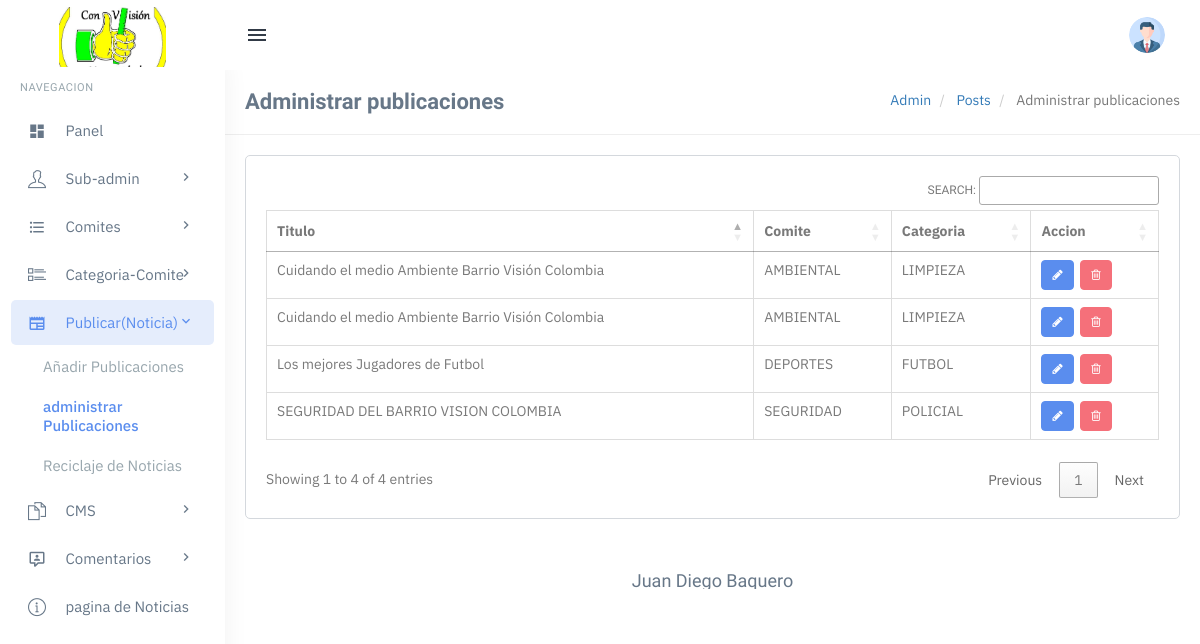
Page /Noticias/admin/manage-posts.php (signed in) on the committed database.
### tables this page shows
CREATE TABLE `tblposts` (
  `id` int(11) NOT NULL,
  `PostTitle` longtext DEFAULT NULL,
  `CategoryId` int(11) DEFAULT NULL,
  `SubCategoryId` int(11) DEFAULT NULL,
  `PostDetails` longtext DEFAULT NULL,
  `PostingDate` timestamp NULL DEFAULT current_timestamp(),
  `UpdationDate` timestamp NULL DEFAULT NULL ON UPDATE current_timestamp(),
  `Is_Active` int(1) DEFAULT NULL,
  `PostUrl` mediumtext DEFAULT NULL,
  `PostImage` varchar(255) DEFAULT NULL,
  `viewCounter` int(11) DEFAULT NULL,
  `postedBy` varchar(255) DEFAULT NULL,
  `lastUpdatedBy` varchar(255) DEFAULT NULL
);

CREATE TABLE `tblcategory` (
  `id` int(11) NOT NULL,
  `CategoryName` varchar(200) DEFAULT NULL,
  `Description` mediumtext DEFAULT NULL,
  `PostingDate` timestamp NULL DEFAULT current_timestamp(),
  `UpdationDate` timestamp NULL DEFAULT NULL ON UPDATE current_timestamp(),
  `Is_Active` int(1) DEFAULT NULL
);

CREATE TABLE `tblsubcategory` (
  `SubCategoryId` int(11) NOT NULL,
  `CategoryId` int(11) DEFAULT NULL,
  `Subcategory` varchar(255) DEFAULT NULL,
  `SubCatDescription` mediumtext DEFAULT NULL,
  `PostingDate` timestamp NOT NULL DEFAULT current_timestamp(),
  `UpdationDate` timestamp NULL DEFAULT NULL ON UPDATE current_timestamp(),
  `Is_Active` int(1) DEFAULT NULL
);

### Noticias/admin/manage-posts.php (the view, shortened to what this page needs)
<?php
   include('includes/config.php');
   if(strlen($_SESSION['login'])==0)
     {
   header('location:index.php');
   }
   else{
   ?>
<?php include('includes/topheader.php');?>
<?php include('includes/leftsidebar.php');?>
<div class="content-page">
<div class="content">
   <div class="container">
      <div class="row">
         <div class="col-xs-12">
            <div class="page-title-box">
               <h4 class="page-title">Administrar publicaciones </h4>
               <ol class="breadcrumb p-0 m-0">
                  <li>
                     <a href="#">Admin</a>
                  </li>
                  <li>
                     <a href="#">Posts</a>
                  </li>
                  <li class="active">
                  Administrar publicaciones
                  </li>
               </ol>
               <div class="clearfix"></div>
            </div>
         </div>
      </div>
      <div class="row">
         <div class="col-sm-12">
            <div class="card-box">
               <div class="table-responsive">
                  <table class="table table-bordered" id="example">
                     <thead>
                        <tr>
                           <th>Titulo</th>
                           <th>Comite</th>
                           <th>Categoria</th>
                           <th>Accion</th>
                        </tr>
                     </thead>
                     <tbody>
                        <?php
                           $query=mysqli_query($con,"select tblposts.id as postid,tblposts.PostTitle as title,tblcategory.CategoryName as category,tblsubcategory.Subcategory as subcategory from tblposts left join tblcategory on tblcategory.id=tblposts.CategoryId left join tblsubcategory on tblsubcategory.SubCategoryId=tblposts.SubCategoryId where tblposts.Is_Active=1 ");
                           $rowcount=mysqli_num_rows($query);
                           if($rowcount==0)
                           {
                           ?>
                        <tr>
                           <td colspan="4" align="center">
                              <h3 style="color:red">No record found</h3>
                           </td>
                        <tr>
                           <?php
                              } else {
                              while($row=mysqli_fetch_array($query))
                              {
                              ?>
                        <tr>
                           <td><?php echo htmlentities($row['title']);?></td>
                           <td><?php echo htmlentities($row['category'])?></td>
                           <td><?php echo htmlentities($row['subcategory'])?></td>
                           <td><a  class="btn btn-primary btn-sm" href="edit-post.php?pid=<?php echo htmlentities($row['postid']);?>"><i class="fa fa-pencil"></i></a>
                              &nbsp;<a class="btn btn-danger btn-sm" href="manage-posts.php?pid=<?php echo htmlentities($row['postid']);?>&&action=del" onclick="return confirm('Do you reaaly want to delete ?')"> <i class="fa fa-trash-o"></i></a>
                           </td>
                        </tr>
                        <?php } }?>
                     </tbody>
                  </table>
               </div>
            </div>
         </div>
      </div>
   </div>
</div>
<?php include('includes/footer.php');?>
<?php } ?>

### Noticias/admin/assets/css/core.css (style rules this page uses)
body { font-family: "IBM Plex Sans", "Oxygen", "Ubuntu", "Cantarell", "Fira Sans", sans-serif; margin: 0; padding-bottom: 60px; overflow-x: hidden; color: #797979; }
html { position: relative; min-height: 100%; }
.h1, .h2, .h3, .h4, .h5, .h6, h1, h2, h3, h4, h5, h6 { color: #677788; font-family: 'Hind Madurai', sans-serif; margin: 10px 0; }
* { outline: none !important; }
.container { width: auto; }
.p-0 { padding: 0 !important; }
.m-0 { margin: 0 !important; }
.card-box { padding: 20px; border: 1px solid #d4d8dd; -webkit-border-radius: 5px; border-radius: 5px; -moz-border-radius: 5px; background-clip: padding-box; margin-bottom: 20px; background-color: #ffffff; }
.row { margin-right: -10px; margin-left: -10px; }
.col-lg-1, .col-lg-10, .col-lg-11, .col-lg-12, .col-lg-2, .col-lg-3, .col-lg-4, .col-lg-5, .col-lg-6, .col-lg-7, .col-lg-8, .col-lg-9, .col-md-1, .col-md-10, .col-md-11, .col-md-12, .col-md-2, .col-md-3, .col-md-4, .col-md-5, .col-md-6, .col-md-7, .col-md-8, .col-md-9, .col-sm-1, .col-sm-10, .col-sm-11, .col-sm-12, .col-sm-2, .col-sm-3, .col-sm-4, .col-sm-5, .col-sm-6, .col-sm-7, .col-sm-8, .col-sm-9, .col-xs-1, .col-xs-10, .col-xs-11, .col-xs-12, .col-xs-2, .col-xs-3, .col-xs-4, .col-xs-5, .col-xs-6, .col-xs-7, .col-xs-8, .col-xs-9 { padding-left: 10px; padding-right: 10px; }
.breadcrumb { background-color: transparent; margin-bottom: 15px; padding-top: 10px; padding-left: 0; }

### Noticias/admin/assets/css/menu.css (style rules this page uses)
.content-page { margin-left: 225px; overflow: hidden; }
.content-page .content { padding: 0 5px 10px 5px; margin-top: 70px; }
.page-title { font-size: 22px; margin-bottom: 0; margin-top: 0; font-weight: 600; }
.page-title-box { padding: 20px; border-bottom: 1px solid #eee; margin: 0 -20px 20px -20px; }
.page-title-box .page-title { margin-bottom: 0; float: left; }
.page-title-box .breadcrumb { float: right; background-color: transparent !important; }

### rows in the picture
tblposts: PostTitle "Los mejores Jugadores de Futbol", CategoryId.CategoryName "DEPORTES", SubCategoryId.Subcategory "FUTBOL"
tblposts: PostTitle "Cuidando el medio Ambiente Barrio Visión Colombia", CategoryId.CategoryName "AMBIENTAL", SubCategoryId.Subcategory "LIMPIEZA"
tblposts: PostTitle "Cuidando el medio Ambiente Barrio Visión Colombia", CategoryId.CategoryName "AMBIENTAL", SubCategoryId.Subcategory "LIMPIEZA"
tblposts: PostTitle "SEGURIDAD DEL BARRIO VISION COLOMBIA", CategoryId.CategoryName "SEGURIDAD", SubCategoryId.Subcategory "POLICIAL"
